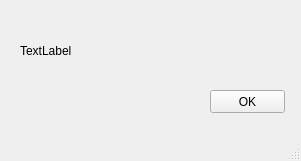
<?xml version="1.0" encoding="UTF-8"?>
<ui version="4.0">
 <class>ErrorWindow</class>
 <widget class="QMainWindow" name="ErrorWindow">
  <property name="geometry">
   <rect>
    <x>0</x>
    <y>0</y>
    <width>301</width>
    <height>161</height>
   </rect>
  </property>
  <property name="windowTitle">
   <string>MainWindow</string>
  </property>
  <widget class="QWidget" name="centralwidget">
   <widget class="QLabel" name="label">
    <property name="geometry">
     <rect>
      <x>20</x>
      <y>40</y>
      <width>271</width>
      <height>21</height>
     </rect>
    </property>
    <property name="text">
     <string>TextLabel</string>
    </property>
   </widget>
   <widget class="QPushButton" name="pushButton">
    <property name="geometry">
     <rect>
      <x>210</x>
      <y>90</y>
      <width>75</width>
      <height>23</height>
     </rect>
    </property>
    <property name="text">
     <string>OK</string>
    </property>
   </widget>
  </widget>
  <widget class="QMenuBar" name="menubar">
   <property name="geometry">
    <rect>
     <x>0</x>
     <y>0</y>
     <width>301</width>
     <height>21</height>
    </rect>
   </property>
  </widget>
  <widget class="QStatusBar" name="statusbar"/>
 </widget>
 <resources/>
 <connections/>
</ui>
